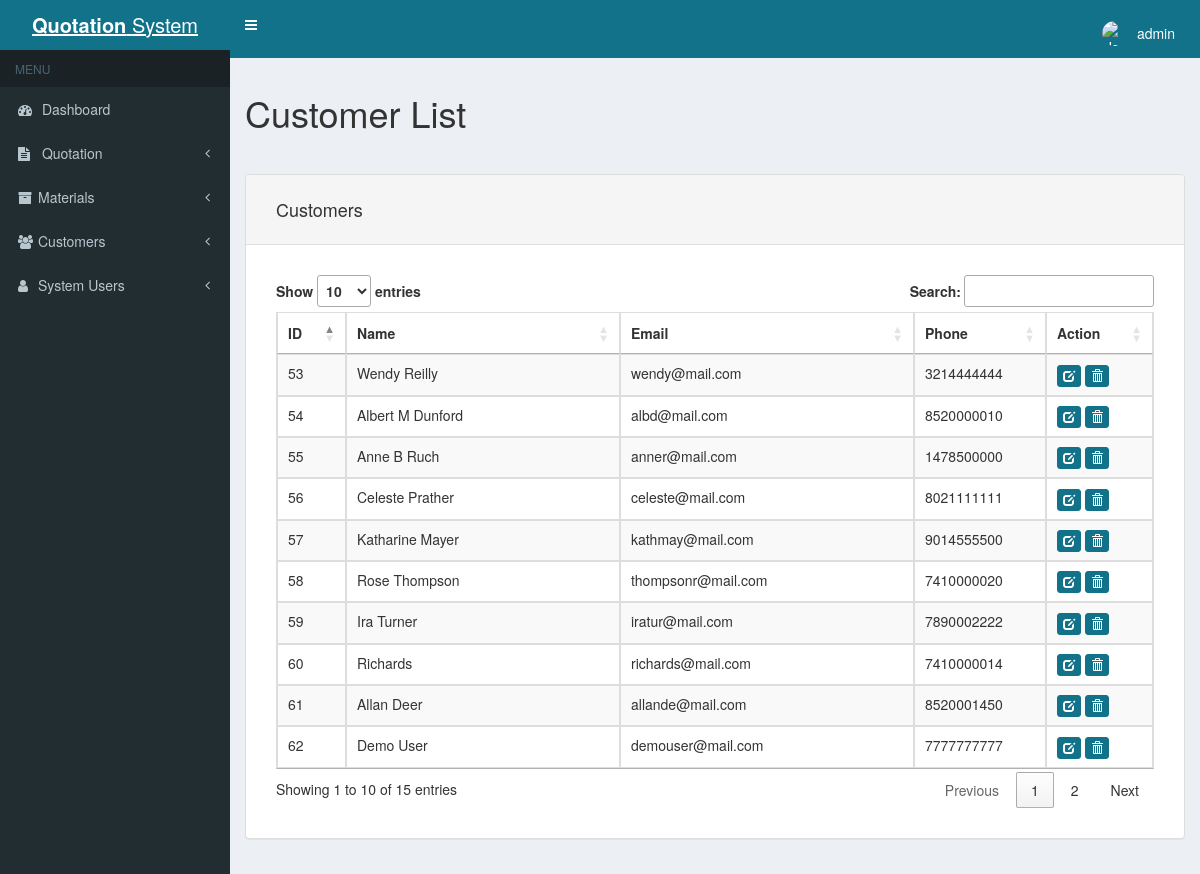
Screenshot of /customer-list.php (signed in) with the database file from the repository.
### tables this page shows
CREATE TABLE `store_customers` (
  `id` int(11) NOT NULL,
  `name` varchar(255) NOT NULL,
  `email` varchar(255) NOT NULL,
  `address_1` varchar(255) NOT NULL,
  `address_2` varchar(255) NOT NULL,
  `town` varchar(255) NOT NULL,
  `county` varchar(255) NOT NULL,
  `postcode` varchar(255) NOT NULL,
  `phone` varchar(100) NOT NULL,
  `name_ship` varchar(255) NOT NULL,
  `address_1_ship` varchar(255) NOT NULL,
  `address_2_ship` varchar(255) NOT NULL,
  `town_ship` varchar(255) NOT NULL,
  `county_ship` varchar(255) NOT NULL,
  `postcode_ship` varchar(255) NOT NULL
);

### functions.php (the view, shortened to what this page needs)
<?php
function getCustomers() {
	$mysqli = new mysqli(DATABASE_HOST, DATABASE_USER, DATABASE_PASS, DATABASE_NAME);
	$query = "SELECT * FROM store_customers ORDER BY name ASC";
	$results = $mysqli->query($query);
	if($results) {
		print '<table class="table table-striped table-hover table-bordered" id="data-table"><thead><tr>
				<th>ID</th>
				<th>Name</th>
				<th>Email</th>
				<th>Phone</th>
				<th>Action</th>
			  </tr></thead><tbody>';
		while($row = $results->fetch_assoc()) {
		    print '
			    <tr>
					<td>'.$row["id"].'</td>
					<td>'.$row["name"].'</td>
				    <td>'.$row["email"].'</td>
				    <td>'.$row["phone"].'</td>
				    <td><a href="customer-edit.php?id='.$row["id"].'" class="btn btn-primary btn-xs"><span class="glyphicon glyphicon-edit" aria-hidden="true"></span></a> <a data-customer-id="'.$row['id'].'" class="btn btn-danger btn-xs delete-customer"><span class="glyphicon glyphicon-trash" aria-hidden="true"></span></a></td>
			    </tr>
		    ';
		}
		print '</tr></tbody></table>';
	} else {
		echo "<p>There are no customers to display.</p>";
	}
}
?>

### header.php (shortened to what this page needs)
<!DOCTYPE html>
<html>
<head>
  <link rel="stylesheet" href="https://cdnjs.cloudflare.com/ajax/libs/font-awesome/4.5.0/css/font-awesome.min.css">
  <link rel="stylesheet" href="https://cdnjs.cloudflare.com/ajax/libs/ionicons/2.0.1/css/ionicons.min.css">
  <link rel="stylesheet" href="css/AdminLTE.css">
  <link rel="stylesheet" href="css/skin-green.css">
	<link rel="stylesheet" href="css/bootstrap.min.css">
	<link rel="stylesheet" href="css/bootstrap.datetimepicker.css">
	<link rel="stylesheet" href="//cdn.datatables.net/1.10.7/css/jquery.dataTables.css">
	<link rel="stylesheet" href="//cdn.datatables.net/plug-ins/1.10.7/integration/bootstrap/3/dataTables.bootstrap.css">
	<link rel="stylesheet" href="css/styles.css">
</head>
<body class="hold-transition skin-green sidebar-mini">
<div class="wrapper">
  <header class="main-header">
    <a href="" class="logo">
      <span style="text-decoration:none;" class="logo-lg"><b>Quotation</b> System</span>
    </a>
    <nav class="navbar navbar-static-top" role="navigation">
      <a href="#" class="sidebar-toggle" data-toggle="offcanvas" role="button">
      </a>
      <div class="navbar-custom-menu">
        <ul class="nav navbar-nav">
          <li class="dropdown user user-menu">
            <a href="#" class="dropdown-toggle" data-toggle="dropdown">
              <img src="https://pcrt.crab.org/images/default-user.png" class="user-image" alt="User Image">
              <span class="hidden-xs"><?php echo $_SESSION['login_username'];?></span>
            </a>
          </li>
        </ul>
      </div>
    </nav>
  </header>
  <aside class="main-sidebar">
    <section class="sidebar">
      <ul class="sidebar-menu">
        <li class="header">MENU</li>
        <li class="treeview">
          <a href="dashboard.php"><i class="fa fa-tachometer"></i> <span>Dashboard</span>
          </a>
        </li>
         <li class="treeview">
          <a href="#"><i class="fa fa-file-text"></i> <span>Quotation</span>
            <span class="pull-right-container">
              <i class="fa fa-angle-left pull-right"></i>
            </span>
          </a>
        </li>
         <li class="treeview">
          <a href="#"><i class="fa fa-archive"></i><span>Materials</span>
            <span class="pull-right-container">
              <i class="fa fa-angle-left pull-right"></i>
            </span>
          </a>
        </li>
        <li class="treeview">
          <a href="#"><i class="fa fa-users"></i><span>Customers</span>
            <span class="pull-right-container">
              <i class="fa fa-angle-left pull-right"></i>
            </span>
          </a>
        </li>
        <li class="treeview">
          <a href="#"><i class="fa fa-user"></i><span>System Users</span>
            <span class="pull-right-container">
              <i class="fa fa-angle-left pull-right"></i>
            </span>
          </a>
        </li>
      </ul>
    </section>
  </aside>
  <div class="content-wrapper">
    <section class="content">

### customer-list.php (shortened to what this page needs)
<?php
include('header.php');
include('functions.php');
?>
<h1>Customer List</h1>
<hr>
<div class="row">
	<div class="col-xs-12">
		<div class="panel panel-default">
			<div class="panel-heading">
				<h4>Customers</h4>
			</div>
			<div class="panel-body form-group form-group-sm">
				<?php getCustomers(); ?>
			</div>
		</div>
	</div>
<?php
	include('footer.php');
?>

### footer.php
  </section>
  </div>
</div>
</body>
</html>

### css/skin-green.css (style rules this page uses)
.skin-green .main-header .navbar { background-color: #11728a; }
.skin-green .main-header .navbar .nav > li > a { color: #ffffff; }
.skin-green .main-header .navbar .sidebar-toggle { color: #ffffff; }
.skin-green .main-header .navbar .sidebar-toggle { color: #fff; }
.skin-green .main-header .logo { background-color: #11728a; color: #ffffff; border-bottom: 0 solid transparent; }
.skin-green .wrapper, .skin-green .main-sidebar, .skin-green .left-side { background-color: #222d32; }
.skin-green .sidebar-menu > li.header { color: #4b646f; background: #1a2226; }
.skin-green .sidebar-menu > li > a { border-left: 3px solid transparent; }
.skin-green .sidebar a { color: #b8c7ce; }

### css/styles.css (style rules this page uses)
body { padding: 0; background-color: #11728a; }
.btn-primary { background-color: #11728a; border-color: #11728a; }
.btn-danger { background-color: #11728a; border-color: #11728a; }
.panel-body { padding: 30px 30px 15px 30px; }
.panel-heading { padding: 15px 30px 15px 30px; }
.user { margin-top: 8px; margin-right: 10px; }

### rows the page displays
store_customers: id "54", name "Albert M Dunford", email "albd@mail.com", phone "8520000010"
store_customers: id "61", name "Allan Deer", email "allande@mail.com", phone "8520001450"
store_customers: id "55", name "Anne B Ruch", email "anner@mail.com", phone "1478500000"
store_customers: id "56", name "Celeste Prather", email "celeste@mail.com", phone "8021111111"
store_customers: id "62", name "Demo User", email "demouser@mail.com", phone "7777777777"
store_customers: id "59", name "Ira Turner", email "iratur@mail.com", phone "7890002222"
store_customers: id "57", name "Katharine Mayer", email "kathmay@mail.com", phone "9014555500"
store_customers: id "60", name "Richards", email "richards@mail.com", phone "7410000014"
store_customers: id "58", name "Rose Thompson", email "thompsonr@mail.com", phone "7410000020"
store_customers: id "53", name "Wendy Reilly", email "wendy@mail.com", phone "3214444444"

### other values shown
$_SESSION['login_username'] "admin"
